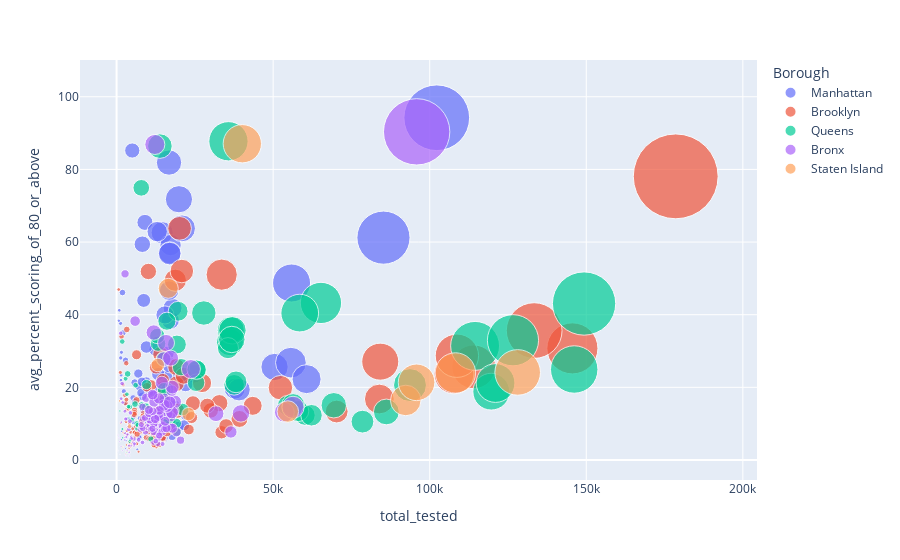

Notebook code for this chart:
### Code cell
#I googled and found a librar for plotly. So I used "import plotly.express as px" to generate the following chart.

fig = px.scatter(nd6, y='avg_percent_scoring_of_80_or_above', size= 'total_students_scoring_80_or_above', x = 'total_tested', color = 'Borough', hover_name = 'School Name', size_max=60)

fig.show()

### Figure 1 — Plotly figure (JSON) as saved in the notebook; plotly's stock layout.template omitted (floating-point values rounded to 4 significant figures; data arrays with more than 128 entries replaced by an {"elided": "..."} marker saying what was removed)
{"data": [{"hovertemplate": "<b>%{hovertext}</b><br><br>Borough=Manhattan<br>total_tested=%{x}<br>avg_percent_scoring_of_80_or_above=%{y}<br>total_students_scoring_80_or_above=%{marker.size}<extra></extra>", "hovertext": ["47 The American Sign Language and English Secondar", "A. Philip Randolph Campus High School", "Academy for Social Action", "Academy for Software Engineering", "Art and Design High School", "Bard High School Early College", "Baruch College Campus High School", "Beacon High School", "Bread & Roses Integrated Arts High School", "Broome Street Academy Charter School", "Business Of Sports School", "Cascades High School", "Central Park East High School", "Chelsea Career and Technical Education High School", "Coalition School for Social Change", "Edward A. Reynolds West Side High School", "Eleanor Roosevelt High School", "Emma Lazarus High School", "Essex Street Academy", "Facing History School, The", "Fiorello H. LaGuardia High School of Music & Art a", "Food and Finance High School", "Forsyth Satellite Academy", "Frank Mccourt High School", "George Washington Yabc", "Gramercy Arts High School", "Gregorio Luperon High School for Science and Mathe", "Harlem Renaissance High School", "Harvest Collegiate High School", "Harvey Milk High School", "Heritage School, The", "High School M560 - City As School", "High School for Dual Language and Asian Studies", "High School for Environmental Studies", "High School for Excellence and Innovation", "High School for Health Careers and Sciences", "High School for Health Professions and Human Servi", "High School for Law and Public Service", "High School for Law, Advocacy and Community Justic", "High School for Mathematics, Science and Engineeri", "High School for Media and Communications", "High School of Arts and Technology", "High School of Economics and Finance", "High School of Graphic Communication Arts", "High School of Hospitality Management", "Hudson High School of Learning Technologies", "Humanities Preparatory Academy", "Independence High School", "Innovation Diploma Plus", "International High School at Union Square", "Inwood Early College for Health and Information Te", "Jacqueline Kennedy Onassis High School", "James Baldwin School, The: A School for Expedition", "John V. Lindsay Wildcat Academy Charter School", "Landmark High School", "Leadership and Public Service High School", "Legacy School for Integrated Studies", "Liberty High School Academy for Newcomers", "Lower East Side Preparatory High School", "Lower Manhattan Arts Academy", "MANHATTAN ACADEMY FOR ARTS & LANGUAGE", "MANHATTAN BUSINESS ACADEMY", "Manhattan / Hunter Science High School", "Manhattan Bridges High School", "Manhattan Center for Science and Mathematics", "Manhattan Comprehensive Night and Day High School", "Manhattan Early College School for Advertising", "Manhattan International High School", "Manhattan Theatre Lab High School", "Manhattan Village Academy", "Marta Valle High School", "Millennium High School", "Mott Hall High School", "Murray Hill Academy", "Murry Bergtraum High School for Business Careers", "N.Y.C. Lab School for Collaborative Studies", "N.Y.C. Museum School", "NYC iSchool", "New Design High School", "Orchard Collegiate Academy", "Pace High School", "Park East High School", "Renaissance Charter High School for Innovation", "Repertory Company High School for Theatre Arts", "Richard R. Green High School of Teaching", "Satellite Academy High School", "Stephen T. Mather Building Arts & Craftsmanship Hi", "Stuyvesant High School", "Talent Unlimited High School", "The College Academy", "The Global Learning Collaborative", "The High School For Language And Diplomacy", "The High School of Fashion Industries", "The Maxine Greene HS for Imaginative Inquiry", "The Urban Assembly School for Emergency Management", "The Urban Assembly School for Global Commerce", "The Urban Assembly School for Green Careers", "Union Square Academy for Health Sciences", "Unity Center for Urban Technologies", "University Neighborhood High School", "Urban Academy Laboratory High School", "Urban Assembly Academy of Government and Law, The", "Urban Assembly Gateway School for Technology", "Urban Assembly Maker Academy", "Urban Assembly New York Harbor School", "Urban Assembly School for Media Studies, The", "Urban Assembly School for the Performing Arts", "Urban Assembly School of Business for Young Women,", "Urban Assembly School of Design and Construction,", "Vanguard High School", "Washington Irving High School", "Washington Irving Yabc"], "legendgroup": "Manhattan", "marker": {"color": "#636efa", "size": [678, 8287, 183, 3698, 14098, 4902, 9261, 4378, 98, 1561, 1425, 815, 6162, 3796, 465, 728, 14072, 3689, 515, 436, 53511, 1584, 161, 2954, 125, 2835, 2123, 289, 840, 338, 1001, 771, 8639, 9581, 550, 1656, 17938, 2139, 2498, 12151, 990, 1391, 6531, 411, 1617, 1225, 261, 370, 349, 386, 1156, 3076, 302, 874, 359, 2712, 1, 1352, 6816, 2141, 807, 2423, 7859, 4397, 27377, 3924, 1644, 322, 39, 9418, 921, 13655, 1012, 1426, 2248, 9725, 7165, 5176, 1768, 551, 4482, 3205, 909, 1681, 2962, 266, 928, 81925, 6255, 1218, 1715, 2670, 16003, 1977, 1729, 498, 756, 2377, 1233, 2969, 228, 1470, 5034, 1288, 3311, 1429, 982, 916, 1616, 740, 8, 72], "sizemode": "area", "sizeref": 37.91, "symbol": "circle"}, "mode": "markers", "name": "Manhattan", "orientation": "v", "showlegend": true, "type": "scatter", "x": [6700, 37735, 6625, 15880, 50445, 9055, 14555, 5005, 1575, 10600, 16130, 5280, 17165, 12600, 7505, 9865, 19915, 8660, 2310, 2615, 85230, 11560, 1695, 9505, 3030, 16045, 22035, 6060, 1875, 1260, 12390, 2860, 17240, 39105, 5895, 17990, 55665, 19940, 17915, 16745, 15375, 14600, 24700, 4535, 9890, 15180, 860, 6860, 4600, 5315, 5800, 19985, 1440, 5865, 1330, 18615, 180, 12535, 17875, 9515, 9265, 12020, 12970, 22010, 55880, 16095, 6945, 1555, 730, 17030, 7700, 20900, 14710, 7265, 21590, 16970, 16770, 8225, 10280, 5270, 16980, 15320, 14885, 9610, 18470, 1390, 11805, 102245, 15455, 17750, 14470, 15965, 60680, 16650, 8120, 7240, 10210, 16535, 8770, 14050, 730, 8250, 20385, 7770, 13295, 12795, 10730, 11215, 12475, 2085, 445, 2845], "xaxis": "x", "y": [9.565, 19.63, 2.89, 22.75, 25.6, 65.41, 62.59, 85.21, 5.61, 12.33, 9.727, 17.09, 38.47, 30.41, 6.254, 5.934, 71.79, 43.93, 18.93, 15.52, 61.22, 13.34, 7.929, 31.1, 5.31, 16.84, 12.35, 4.601, 46.1, 37.62, 8.073, 27.47, 59.17, 19.35, 8.629, 9.885, 26.79, 9.223, 12.66, 81.89, 6.065, 8.703, 23.72, 5.796, 13.34, 7.828, 41.22, 5.894, 9.148, 10.36, 21.3, 13.54, 23.37, 16.06, 28.1, 13.38, 3.125, 13.2, 41.87, 21.43, 10.28, 17.92, 62.88, 20.89, 48.72, 29.36, 23.79, 29.64, 6.351, 57.01, 11.37, 63.77, 7.404, 20.26, 9.568, 56.82, 46.63, 59.4, 18.65, 11.76, 26.1, 20.25, 5.892, 19.96, 14.82, 21.98, 7.751, 94.23, 39.93, 6.472, 12.72, 15.07, 22.26, 10.75, 21.51, 6.276, 7.513, 13.64, 13.63, 19.82, 38.34, 17.49, 23.56, 18.5, 23.66, 10.55, 9.797, 7.859, 11.99, 35.01, 2.179, 3.137], "yaxis": "y"}, {"hovertemplate": "<b>%{hovertext}</b><br><br>Borough=Brooklyn<br>total_tested=%{x}<br>avg_percent_scoring_of_80_or_above=%{y}<br>total_students_scoring_80_or_above=%{marker.size}<extra></extra>", "hovertext": {"elided": "135 str values"}, "legendgroup": "Brooklyn", "marker": {"color": "#EF553B", "size": {"elided": "135 int values"}, "sizemode": "area", "sizeref": 37.91, "symbol": "circle"}, "mode": "markers", "name": "Brooklyn", "orientation": "v", "showlegend": true, "type": "scatter", "x": {"elided": "135 int values"}, "xaxis": "x", "y": {"elided": "135 float values"}, "yaxis": "y"}, {"hovertemplate": "<b>%{hovertext}</b><br><br>Borough=Queens<br>total_tested=%{x}<br>avg_percent_scoring_of_80_or_above=%{y}<br>total_students_scoring_80_or_above=%{marker.size}<extra></extra>", "hovertext": ["Academy for Careers in Television and Film", "Academy of American Studies", "Academy of Finance and Enterprise", "August Martin High School", "Aviation Career & Technical Education High School", "Bard High School Early College Queens", "Bayside High School", "Benjamin Franklin High School for Finance & Inform", "Benjamin N. Cardozo High School", "Business Technology Early College High School", "Business, Computer Applications & Entrepreneurship", "Cambria Heights Academy", "Civic Leadership Academy", "Energy Tech High School", "Epic High School - North", "Epic High School - South", "Excelsior Preparatory High School", "Flushing High School", "Flushing International High School", "Flushing Yabc", "Forest Hills High School", "Francis Lewis High School", "Frank Sinatra School of the Arts High School", "Frederick Douglass Academy VI High School", "George Washington Carver High School for the Scien", "Grover Cleveland High School", "H.S. Arts & Business Yabc", "High School for Arts and Business", "High School for Community Leadership", "High School for Construction Trades, Engineering a", "High School for Law Enforcement and Public Safety", "High School of Applied Communication", "Hillcrest High School", "Hillside Arts & Letters Academy", "Humanities & Arts Magnet High School", "Information Technology High School", "Institute for Health Professions at Cambria Height", "International High School at LaGuardia Community C", "International High School for Health Sciences", "Jamaica Gateway to the Sciences", "John Adams High School", "John Adams Yabc", "John Bowne High School", "Law, Government and Community Service High School", "Long Island City High School", "Martin Van Buren High School", "Maspeth High School", "Mathematics, Science Research and Technology Magne", "Middle College High School at LaGuardia Community", "New Visions Charter High School for Advanced Math", "Newcomers High School", "Newtown High School", "North Queens Community High School", "Pan American International High School", "Queens Academy High School", "Queens High School for Information, Research, and", "Queens High School for Language Studies", "Queens High School for the Sciences at York Colleg", "Queens High School of Teaching, Liberal Arts and t", "Queens Metropolitan High School", "Queens Preparatory Academy", "Queens Satellite High School for Opportunity", "Queens Vocational and Technical High School", "Richmond Hill High School", "Robert F. Kennedy Community High School", "Robert H. Goddard High School of Communication Art", "Rockaway Collegiate High School", "Rockaway Park High School for Environmental Sustai", "Thomas A. Edison Career and Technical Education Hi", "Townsend Harris High School", "VOYAGES Preparatory", "Veritas Academy", "Voyages Prep - South Queens", "William Cullen Bryant High School"], "legendgroup": "Queens", "marker": {"color": "#00cc96", "size": [6707, 13833, 7475, 1468, 32261, 5266, 42649, 1084, 45370, 1957, 122, 1573, 6214, 4080, 577, 474, 2328, 7909, 615, 194, 49658, 75954, 11339, 749, 3042, 7733, 59, 8081, 4451, 13957, 2200, 3226, 25701, 3511, 2112, 6883, 605, 468, 409, 5660, 12622, 185, 28477, 178, 9859, 8373, 14340, 1935, 855, 663, 8460, 12258, 359, 376, 546, 1692, 4479, 11475, 8966, 13279, 2084, 107, 9910, 8790, 5797, 7072, 1099, 1391, 26941, 29202, 405, 2460, 859, 20540], "sizemode": "area", "sizeref": 37.91, "symbol": "circle"}, "mode": "markers", "name": "Queens", "orientation": "v", "showlegend": true, "type": "scatter", "x": [19270, 36200, 19660, 19360, 65270, 7885, 146150, 8035, 114490, 9560, 1970, 15115, 16070, 14950, 4250, 4865, 15425, 60170, 6075, 4140, 126590, 149295, 27855, 10955, 21050, 54595, 3315, 37540, 13260, 36475, 17240, 16230, 119655, 15180, 19025, 25655, 1805, 2880, 3295, 20580, 86155, 4345, 121025, 1860, 78520, 58030, 36995, 15770, 3535, 6465, 35570, 69365, 3770, 6515, 6745, 14615, 12985, 13830, 38145, 36790, 16430, 1055, 56380, 62245, 25395, 25550, 13710, 9345, 58490, 35730, 3810, 16355, 5880, 93700], "xaxis": "x", "y": [31.8, 32.41, 40.95, 7.72, 43.24, 74.93, 24.91, 15.02, 31.41, 20.77, 6.092, 10.53, 38.21, 27.82, 14.64, 11.08, 16.32, 12.34, 20.58, 5.011, 32.97, 43.07, 40.46, 5.772, 13.89, 14.97, 2.139, 20.69, 32.02, 35.74, 10.99, 19.5, 18.81, 19.46, 10.06, 24.69, 32.62, 22.37, 18.1, 25.56, 13.22, 5.447, 21.19, 8.521, 10.56, 13.47, 35.69, 11.96, 23.7, 10.01, 30.79, 15.07, 11.35, 8.563, 9.6, 12.03, 34.14, 86.42, 21.51, 33.18, 11.07, 13.49, 15.12, 12.31, 21.27, 24.88, 7.672, 14.54, 40.44, 87.75, 14.68, 13.72, 15.4, 20.62], "yaxis": "y"}, {"hovertemplate": "<b>%{hovertext}</b><br><br>Borough=Bronx<br>total_tested=%{x}<br>avg_percent_scoring_of_80_or_above=%{y}<br>total_students_scoring_80_or_above=%{marker.size}<extra></extra>", "hovertext": ["Academy for Language and Technology", "Academy for Scholarship and Entrepreneurship: A Co", "Alfred E. Smith Campus YABC", "Alfred E. Smith Career and Technical Education Hig", "Arturo A. Schomburg Satellite Academy Bronx", "Astor Collegiate Academy", "Banana Kelly High School", "Belmont Preparatory High School", "Bronx Academy for Software Engineering (BASE)", "Bronx Academy of Health Careers", "Bronx Aerospace High School", "Bronx Arena High School", "Bronx Bridges High School", "Bronx Career and College Preparatory High School", "Bronx Center for Science and Mathematics", "Bronx Collaborative High School", "Bronx Collegiate Academy", "Bronx Community High School", "Bronx Compass High School", "Bronx Design and Construction Academy", "Bronx Engineering and Technology Academy", "Bronx Envision Academy", "Bronx Guild", "Bronx Haven High School", "Bronx Health Sciences High School", "Bronx High School for Law and Community Service", "Bronx High School for Writing and Communication Ar", "Bronx High School for the Visual Arts", "Bronx High School of Business", "Bronx High School of Science", "Bronx International High School", "Bronx Lab School", "Bronx Leadership Academy High School", "Bronx Leadership Academy II High School", "Bronx Regional High School", "Bronx River High School", "Bronx School of Law and Finance", "Bronx Theatre High School", "Bronxdale High School", "C Columbus Hs Yabc", "Careers in Sports High School", "Celia Cruz Bronx High School of Music, The", "Charter High School for Law and Social Justice", "Claremont International HS", "Collegiate Institute for Math and Science", "Community School for Social Justice", "Crotona Academy High School", "Crotona International High School", "DeWitt Clinton High School", "Dewitt Clinton Campus YABC", "Discovery High School", "DreamYard Preparatory School", "English Language Learners and International Suppor", "Eximius College Preparatory Academy: A College Boa", "Explorations Academy", "Fannie Lou Hamer Freedom High School", "Felisa Rincon de Gautier Institute for Law and Pub", "Fordham High School for the Arts", "Fordham Leadership Academy for Business and Techno", "Foreign Language Academy of Global Studies", "Frederick Douglass Academy III Secondary School", "Gateway School for Environmental Research and Tech", "Grace Dodge Career and Technical Education High Sc", "Grace Dodge Yabc", "H.E.R.O. High (Health, Education, and Research Occ", "Harry S Truman High School", "Health Opportunities High School", "Herbert H. Lehman High School", "Herbert H. Lehman Yabc", "High School for Contemporary Arts", "High School for Energy and Technology", "High School for Teaching and the Professions", "High School for Violin and Dance", "High School of American Studies at Lehman College", "High School of Computers and Technology", "High School of Language and Innovation", "High School of World Cultures", "Holcombe L. Rucker School of Community Research", "International Community High School", "International Leadership Charter High School", "Jane Addams High School for Academic Careers", "Jill Chaifetz Transfer High School", "Jonathan Levin High School for Media and Communica", "Kennedy Yabc", "Kingsbridge International High School", "Knowledge and Power Preparatory Academy Internatio", "Leadership Institute", "Learning To Work Yabc At Monroe Academy", "Marble Hill High School for International Studies", "Metropolitan High School, The", "Millennium Art Academy", "Monroe Academy for Visual Arts & Design", "Morris Academy for Collaborative Studies", "Mott Hall Bronx High School", "Mott Haven Community High School", "Mott Haven Village Preparatory High School", "NYC Charter High School for Architecture, Engineer", "New Explorers High School", "New Visions Charter High School for Advanced Math", "New Visions Charter High School for the Humanities", "New World High School", "Pablo Neruda Academy", "Pan American International High School at Monroe", "Peace and Diversity Academy", "Pelham Lab High School", "Pelham Preparatory Academy", "Providing Urban Learners Success In Education High", "ROADS Charter School II", "Renaissance High School for Musical Theater & Tech", "Samuel Gompers Career and Technical Education High", "School for Excellence", "School for Tourism and Hospitality", "Schuylerville Preparatory High School", "South Bronx Community Charter School", "Stevenson Yabc", "The Bronxwood Preparatory Academy", "The Cinema School", "The Marie Curie School for Medicine, Nursing, and", "The Metropolitan Soundview High School", "University Heights Secondary School", "University Prep Charter High School", "Validus Preparatory Academy", "Walton Yabc", "Westchester Square Academy", "Wings Academy", "Women's Academy of Excellence", "World View High School"], "legendgroup": "Bronx", "marker": {"color": "#ab63fa", "size": [1263, 1351, 85, 1055, 124, 2813, 704, 3441, 1661, 1890, 1415, 291, 478, 755, 5446, 405, 1320, 277, 724, 1767, 1127, 1196, 728, 336, 1903, 1610, 1271, 1513, 886, 83435, 256, 401, 1718, 1923, 252, 1101, 1429, 833, 1412, 118, 1601, 2669, 330, 209, 6875, 284, 188, 206, 7464, 42, 4476, 889, 152, 2269, 987, 403, 393, 3058, 1038, 181, 1699, 35, 67, 13, 1529, 9336, 2541, 4781, 181, 1271, 1289, 1232, 796, 7634, 4040, 1070, 998, 374, 275, 2137, 46, 273, 97, 33, 1293, 2818, 267, 50, 4840, 1044, 1871, 553, 1603, 2160, 427, 1187, 2673, 885, 5773, 2894, 2568, 581, 401, 118, 1324, 3598, 449, 199, 2428, 31, 1003, 714, 1435, 10, 31, 1799, 2160, 1801, 1640, 1329, 3299, 1417, 82, 3056, 995, 1149, 1525], "sizemode": "area", "sizeref": 37.91, "symbol": "circle"}, "mode": "markers", "name": "Bronx", "orientation": "v", "showlegend": true, "type": "scatter", "x": [13310, 13535, 4100, 11495, 1500, 18040, 7510, 18575, 9465, 14585, 10780, 3695, 14680, 9215, 15790, 1330, 13235, 4690, 13115, 17370, 13430, 12685, 7875, 3325, 17320, 13015, 10185, 14470, 9705, 95830, 1960, 1765, 19095, 17820, 5565, 10580, 10740, 13200, 14630, 2695, 14885, 15300, 2905, 5560, 23745, 1450, 3155, 5350, 53585, 1860, 11875, 10880, 4555, 16270, 11865, 3910, 8280, 17710, 14030, 2785, 14275, 530, 1445, 1105, 12020, 56340, 11880, 31740, 3960, 20435, 11915, 14520, 8335, 12215, 15105, 13810, 15105, 5595, 2650, 5925, 990, 4840, 3985, 3090, 13455, 16030, 5730, 4095, 17240, 11440, 13525, 11750, 15925, 11985, 7050, 10650, 15175, 8395, 39720, 36515, 17615, 12500, 4415, 2635, 10415, 17805, 4255, 3495, 13540, 725, 9065, 7920, 10360, 535, 2905, 13675, 11520, 15470, 12305, 2700, 14460, 11530, 3380, 16970, 13590, 8300, 10325], "xaxis": "x", "y": [12.31, 9.368, 2.216, 9.901, 10.42, 13.61, 8.425, 16.02, 17.14, 13.7, 13.12, 9.019, 4.41, 7.724, 32.23, 34.89, 8.976, 6.326, 4.503, 8.88, 8.175, 7.748, 9.04, 11.32, 11.88, 11.39, 12.37, 9.338, 8.997, 90.35, 15.84, 21.04, 7.671, 8.731, 4.519, 9.724, 10.99, 6.002, 8.733, 6.169, 9.278, 16.75, 11.28, 3.984, 25.03, 16.86, 6.361, 4.803, 13.15, 2.605, 35.09, 8.425, 3.926, 12.72, 7.636, 8.42, 4.823, 13.1, 7.329, 7.366, 12.26, 6.877, 3.727, 1.524, 12.27, 14.49, 17.57, 12.75, 3.926, 5.453, 10.06, 7.724, 8.705, 86.86, 27.76, 11.63, 8.495, 5.773, 13.41, 38.23, 5.027, 5.903, 2.004, 1.1, 13.64, 14.77, 4.431, 1.094, 28.04, 8.599, 12.01, 4.781, 8.792, 15.96, 5.546, 11.01, 15.11, 11.24, 12.82, 7.704, 19.08, 5.189, 12.97, 5.509, 12.09, 20.06, 10.68, 7.039, 16.94, 6.016, 11.61, 9.767, 12.88, 2.582, 1.407, 13.66, 17.99, 10.65, 11.29, 51.25, 21.25, 13.4, 2.714, 15.89, 6.746, 14.58, 13.78], "yaxis": "y"}, {"hovertemplate": "<b>%{hovertext}</b><br><br>Borough=Staten Island<br>total_tested=%{x}<br>avg_percent_scoring_of_80_or_above=%{y}<br>total_students_scoring_80_or_above=%{marker.size}<extra></extra>", "hovertext": ["CSI High School for International Studies", "Concord High School", "Curtis High School", "Gaynor McCown Expeditionary Learning School", "New Dorp High School", "New Ventures Charter School", "Port Richmond High School", "Ralph R. McKee Career and Technical Education High", "Staten Island Technical High School", "Staten Island Yabc", "Susan E. Wagner High School", "Tottenville High School"], "legendgroup": "Staten Island", "marker": {"color": "#FFA15A", "size": [7591, 373, 17736, 3461, 25381, 121, 8793, 3384, 27803, 58, 30833, 39383], "sizemode": "area", "sizeref": 37.91, "symbol": "circle"}, "mode": "markers", "name": "Staten Island", "orientation": "v", "showlegend": true, "type": "scatter", "x": [16505, 4125, 92340, 13150, 95800, 960, 54685, 22960, 40150, 2005, 108210, 128095], "xaxis": "x", "y": [47.26, 9.227, 16.38, 26.15, 21.38, 16.27, 13.34, 12.63, 87.07, 3.569, 23.96, 24.11], "yaxis": "y"}], "layout": {"legend": {"itemsizing": "constant", "title": {"text": "Borough"}, "tracegroupgap": 0}, "margin": {"t": 60}, "xaxis": {"anchor": "y", "domain": [0, 1], "title": {"text": "total_tested"}}, "yaxis": {"anchor": "x", "domain": [0, 1], "title": {"text": "avg_percent_scoring_of_80_or_above"}}}}
